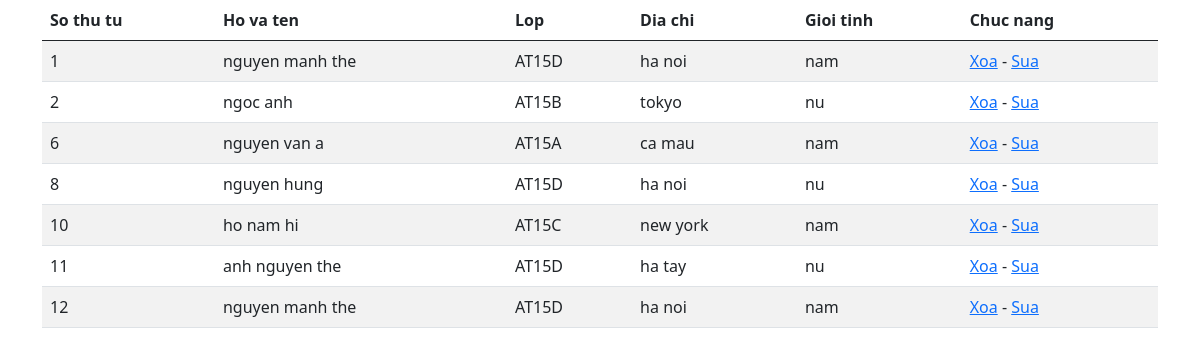
/pages/listStudent.php, run on the app's committed database.
### tables this page shows
CREATE TABLE `list` (
  `id` int(11) NOT NULL,
  `ten` varchar(30) NOT NULL,
  `lop` varchar(15) NOT NULL,
  `dia_chi` varchar(50) NOT NULL,
  `gioi_tinh` varchar(10) NOT NULL
);

### pages/listStudent.php (the view, shortened to what this page needs)
<!DOCTYPE html>
<html lang="en">
<head>
    <link href="https://cdn.jsdelivr.net/npm/bootstrap@5.0.2/dist/css/bootstrap.min.css" rel="stylesheet">
</head>
<body>
    <?php
        require_once 'connectDB.php'
    ?>
    <?php
        if(isset($_GET['lop'])){
            $lop= $_GET['lop'];
            $query = "SELECT * FROM list WHERE lop = '$lop'";
            $resultlop = mysqli_query($conn,$query);
        }else{
            $result= $conn -> query("SELECT * FROM list");
        }
    ?>
    <div class="container">
        <table class="table table-striped">
            <thead>
                <tr>
                <th scope="col">So thu tu</th>
                <th scope="col">Ho va ten</th>
                <th scope="col">Lop</th>
                <th scope="col">Dia chi</th>
                <th scope="col">Gioi tinh</th>
                <th scope="col">Chuc nang</th>
                </tr>
            </thead>
            <tbody>
            <?php while($row = mysqli_fetch_assoc($result)){ ?>
                <tr>
                <td><?php echo $row['id']; ?></td>
                <td><?php echo $row['ten']; ?></td>
                <td><?php echo $row['lop']; ?></td>
                <td><?php echo $row['dia_chi']; ?></td>
                <td><?php echo $row['gioi_tinh']; ?></td>
                <td> <a href="connectDB.php?delete=<?php echo $row['id'];  ?>">Xoa</a> - <a href="editStudent.php?id=<?php echo $row['id'];  ?>">Sua</a> </td>
                </tr>
            <?php } ?>
            </tbody>
        </table>
    </div>
</body>
</html>

### data on the page
list: id "1", ten "nguyen manh the", lop "AT15D", dia_chi "ha noi", gioi_tinh "nam"
list: id "2", ten "ngoc anh", lop "AT15B", dia_chi "tokyo", gioi_tinh "nu"
list: id "6", ten "nguyen van a", lop "AT15A", dia_chi "ca mau", gioi_tinh "nam"
list: id "8", ten "nguyen hung", lop "AT15D", dia_chi "ha noi", gioi_tinh "nu"
list: id "10", ten "ho nam hi", lop "AT15C", dia_chi "new york", gioi_tinh "nam"
list: id "11", ten "anh nguyen the", lop "AT15D", dia_chi "ha tay", gioi_tinh "nu"
list: id "12", ten "nguyen manh the", lop "AT15D", dia_chi "ha noi", gioi_tinh "nam"
